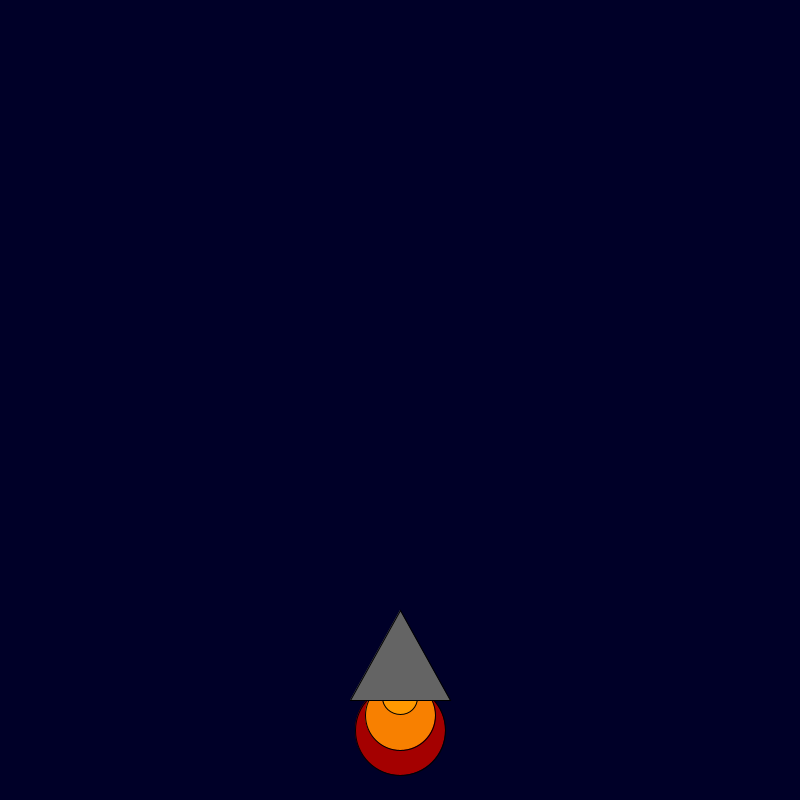
Frame 1 (no input)
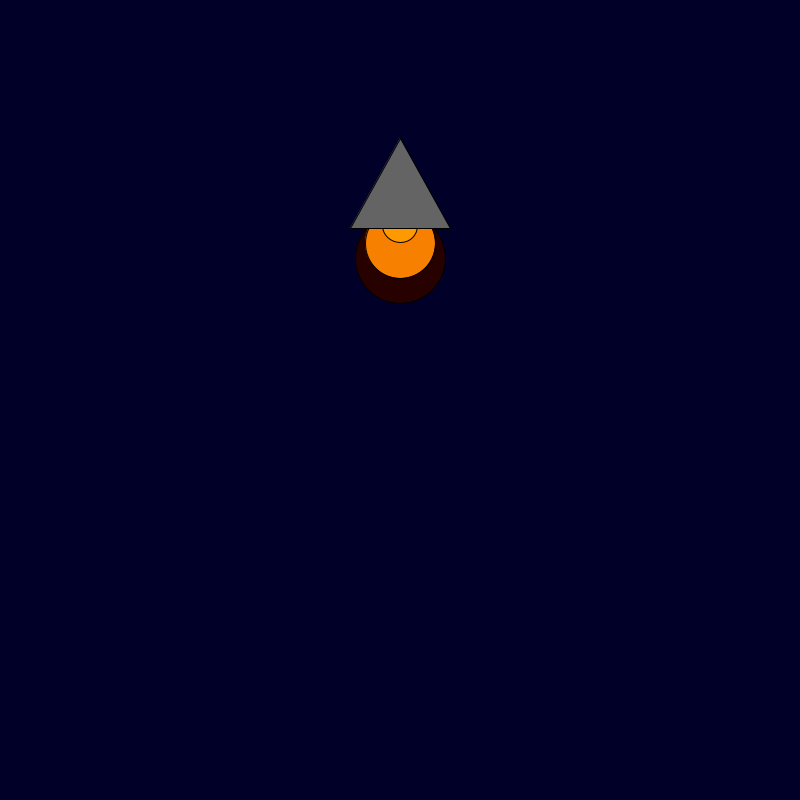
Frame 60 (the mouse pressed at the canvas centre just before this capture)
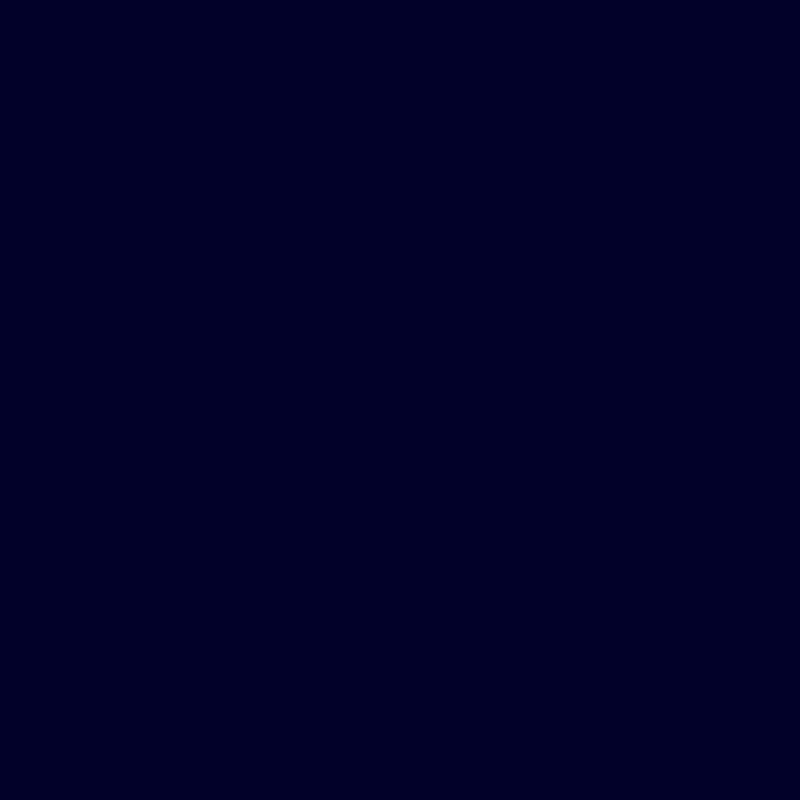
Frame 120 (the mouse held since frame 60 and released just before this capture)

The Processing sketch that drew these frames (run headless with seeded random() and noise(); from frame 60 on, the mouse is pressed at the canvas centre):

// Processing sketch: rocket_ship
// ── rocket_ship.pde
int x = 400; 
int y = 600; 

void setup() {
    size(800, 800);
    
}

void draw() {
    background(0, 0, 40); 
    fill(random(255), 0, 0);
    ellipse(x, y + 130, 90, 90);
    fill(248, 128, 0);
    ellipse(x, y + 115, 70, 70);
    fill(255, 153, 0);
    ellipse(x, y + 97, 35, 35);
    fill(100, 100, 100);
    triangle(x, y + 10, x + 50, y + 100, x - 50, y + 100);

    y -= 8;
    
}
